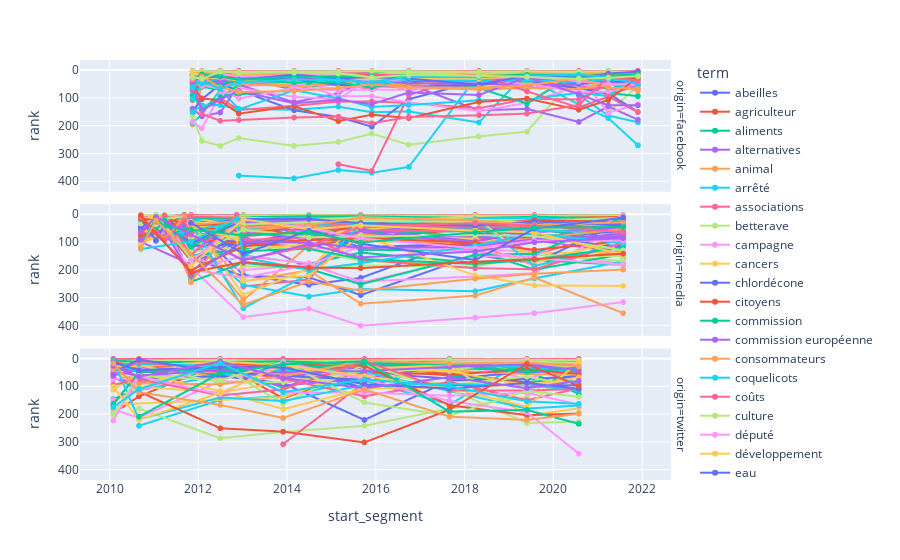

Write notebook code for a chart like this one.
### Code cell
bump = interactive_bump_chart(data = df, which = "term", cluster = None)
